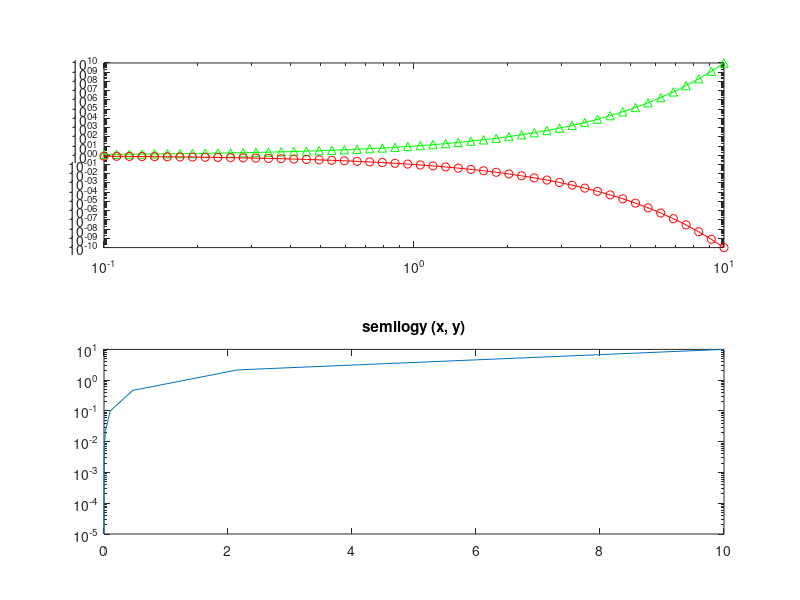

The MATLAB source for this figure:
x = logspace(-1,1);
y1 = 10.^x;
y2 = 1./10.^x;
subplot (2,1,1);
lg = loglog(x,y1,"g-^",x,y2,"r-o");


x = logspace (-5, 1, 10);
y = logspace (-5, 1, 10);
subplot (2,1,2);
semilogy (x, y);
title ("semilogy (x, y)");